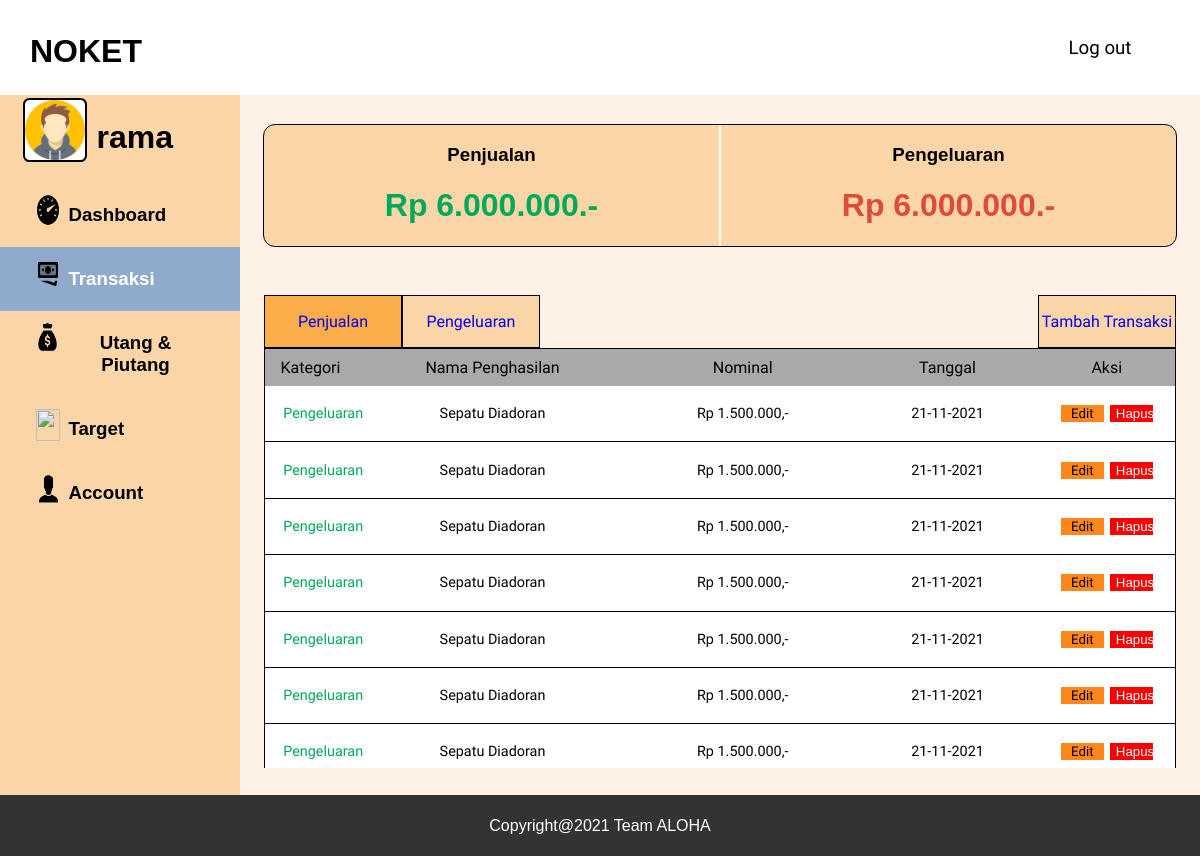
/penjualan.php (signed in), run on an earlier commit of the app's database.
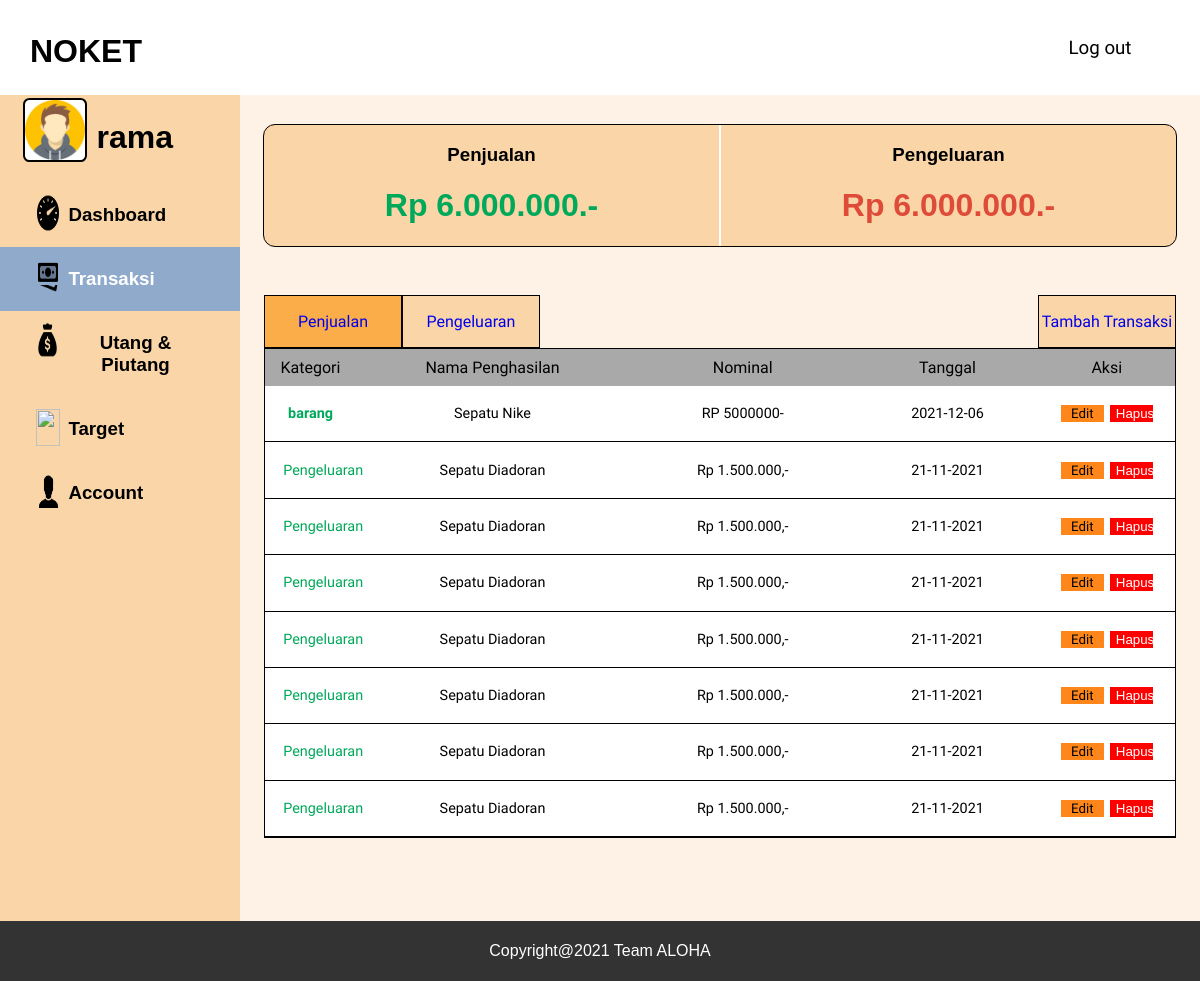
And on a later commit of the database.
### tables this page shows
CREATE TABLE `catatankeuangan` (
  `id` int(255) NOT NULL,
  `jumlah` int(255) NOT NULL,
  `tanggal` date NOT NULL,
  `keterangan` varchar(255) NOT NULL,
  `id_pengguna` int(255) NOT NULL,
  `id_subkategori` int(255) NOT NULL
);

CREATE TABLE `subkategori` (
  `id` int(255) NOT NULL,
  `nama` varchar(255) NOT NULL,
  `id_kategori` int(255) NOT NULL
);

### penjualan.php (the view, shortened to what the changed rows need)
<?php
    include 'php/koneksi.php';
    $sql = "SELECT * FROM pengguna WHERE username = '$_SESSION[username]'" ;
    $result = mysqli_query($conn, $sql);
    $row = mysqli_fetch_assoc($result);
    $sql2 = "SELECT sk.nama, ck.keterangan , ck.jumlah, ck.tanggal FROM catatankeuangan ck INNER JOIN subkategori sk ON ck.id_subkategori = sk.id INNER JOIN kategoricatatan kc ON sk.id_kategori = kc.id WHERE ck.id_pengguna = '$_SESSION[id]' AND sk.id_kategori = 1;" ;
    $result2 = mysqli_query($conn, $sql2);
?>
<html>
    <head>
        <link rel="stylesheet" href="css/penjualan.css">
    </head>
    <body>
    <div id="page">
        <div class = "navbar">
            <div class="navbarLogo">
                <h1>NOKET<h1>
            </div>
        </div>
        <div id="isi-page">
            <div id="sidebar">
                <div class="sidebar-item-profile">
                    <div id="sidebar-image-container">
                        <h1><?php echo $row['username'];?></h1>
                    </div>
                </div>
            </div>
            <div id="content-card">
                <div id="info-header">
                    <div id="info-header-kiri">
                        <div class="info-header-isi">
                            <h1 style="color: 00A85A;">Rp 6.000.000.-</h1>
                        </div>
                    </div>
                    <div id="info-header-kanan">
                        <div class="info-header-isi">
                            <h1 style="color: DE4B39;">Rp 6.000.000.-</h1>
                        </div>
                    </div>
                </div>
                <div id="table-wrapper">
                    <div id="table-scroll">
                        <table id="myTable" cellspacing="0">
                            <thead>
                                <tr>
                                    <th style="width: 10%;">
                                        <p>
                                            Kategori
                                        </p>
                                    </th>
                                    <th style="width: 30%;">
                                        <p>
                                            Nama Penghasilan
                                        </p>
                                    </th>
                                    <th style="width: 25%;" onclick="sortTable(0)">
                                        <p>
                                            Nominal
                                        </p>
                                    </th>
                                    <th style="width: 20%;" onclick="sortTable(1)">
                                        <p>
                                            Tanggal
                                        </p>
                                    </th>
                                    <th style="width: 20%;">
                                        <p>
                                            Aksi
                                        </p>
                                    </th>
                                </tr>
                            </thead>
                            <tbody>
                            <?php
                                while($row2 = mysqli_fetch_assoc($result2)) {
                                    echo "<tr>
                                        <td><p id='table-kategori-pengeluaran' style='font-weight:bold;'>".$row2['nama']."</p></td>
                                        <td><p>".$row2['keterangan']."</p></td>
                                        <td><p>RP ".$row2['jumlah']."-</p></td>
                                        <td><p>".$row2['tanggal']."</p></td>
                                        <td><button id='tombol-aksi-edit' name='bEdit'><a href='edit-transaksi-penjualan.php'>Edit</a></button>
                                        <button id='tombol-aksi-hapus' name='bHapus'>Hapus</button></td>
                                    </tr>";
                                }
                                ?>
                            </tbody>
                        </table>
                    </div>
                </div>
            </div>
        </div>
    </div>
    </body>
</html>

What changed in the data, as far as the page shows it:
added catatankeuangan: id_subkategori.nama "barang", keterangan "Sepatu Nike", jumlah "5000000", tanggal "2021-12-06"
